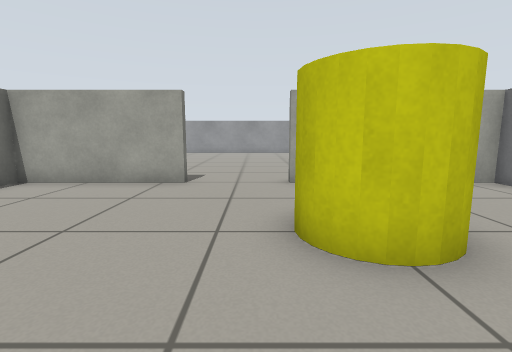
[1] (above)

19 first-person views from a walk through a Gazebo world. The camera is 0.61 m above the floor, tilts 8° down and sees 85° across. The floor is counted in squares, 0.5 m on a side. Each view is taken from the middle of a square. On the plan, view 1 faces up. The plan holds only what a view shows up to about 13 squares ahead; the rest is blank.

[2]
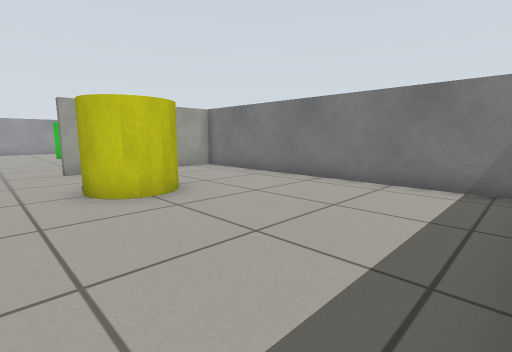

[3]
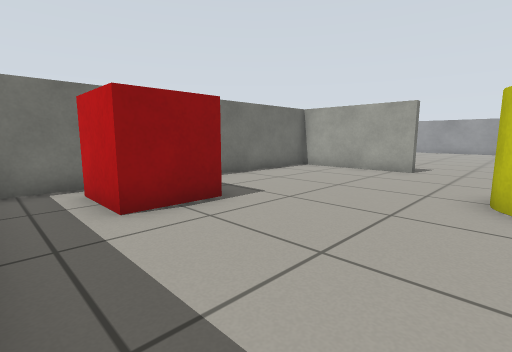

[4]
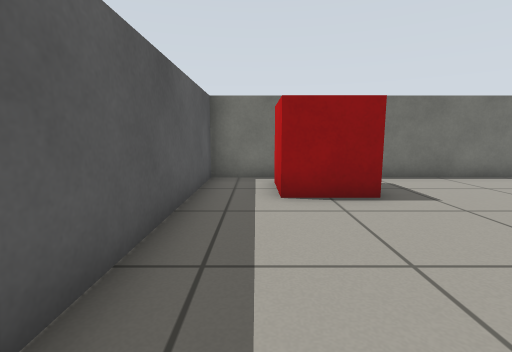

[5]
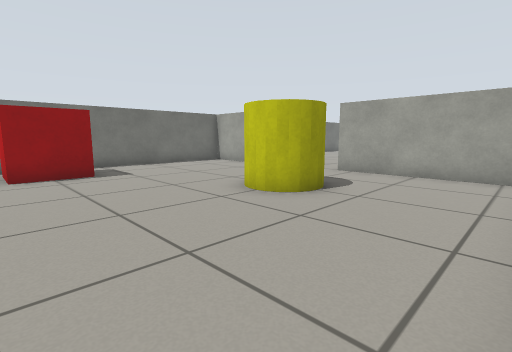

[6]
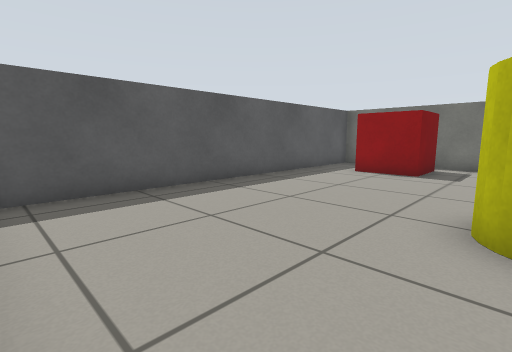

[7]
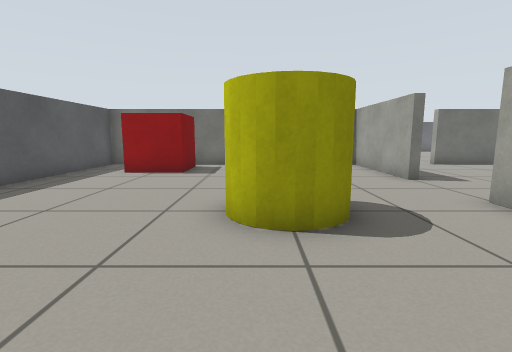

[8]
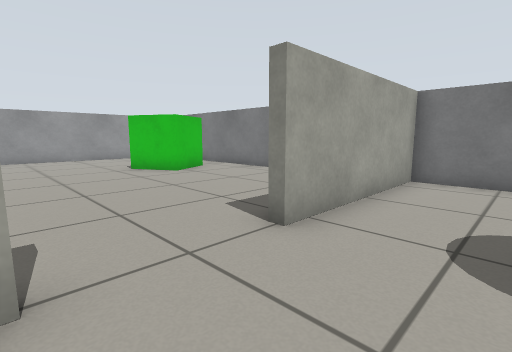

[9]
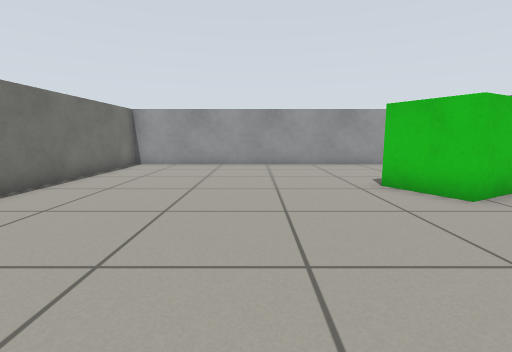

[10]
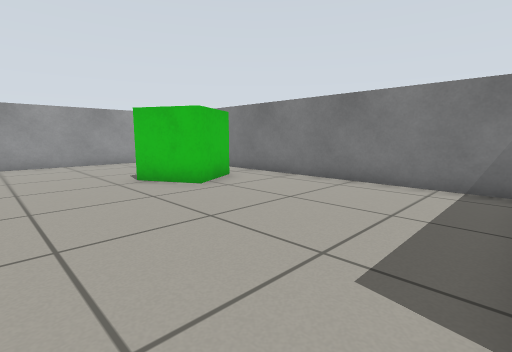

[11]
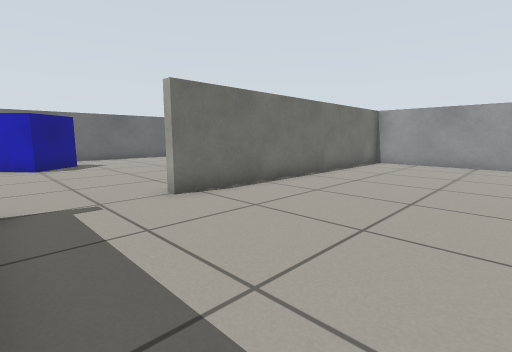

[12]
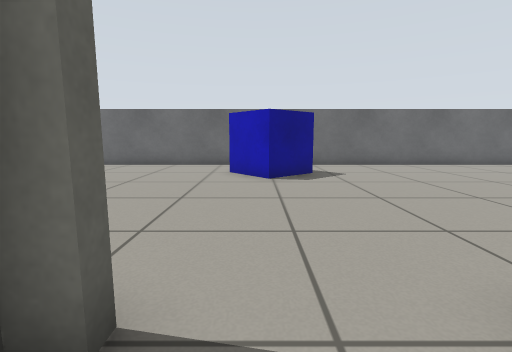

[13]
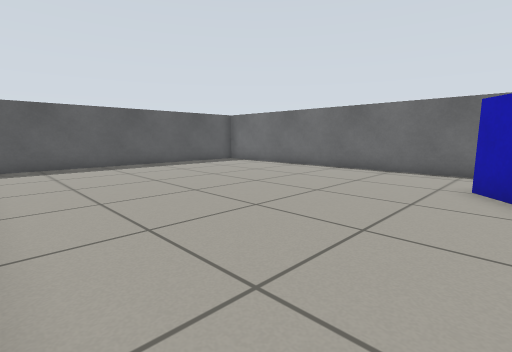

[14]
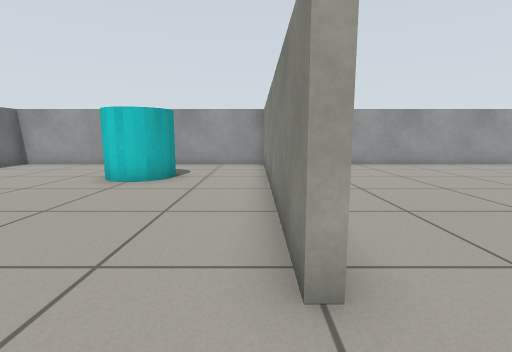

[15]
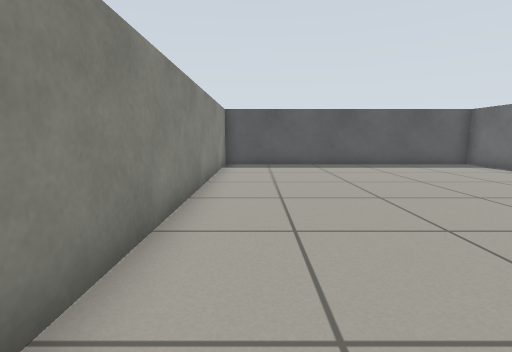

[16]
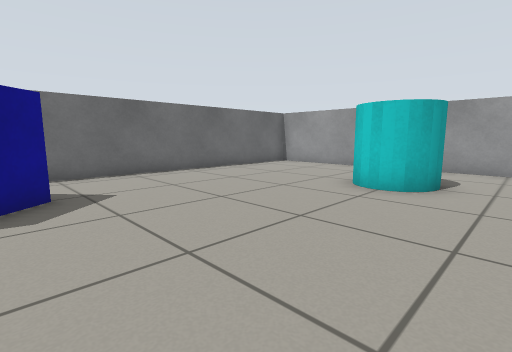

[17]
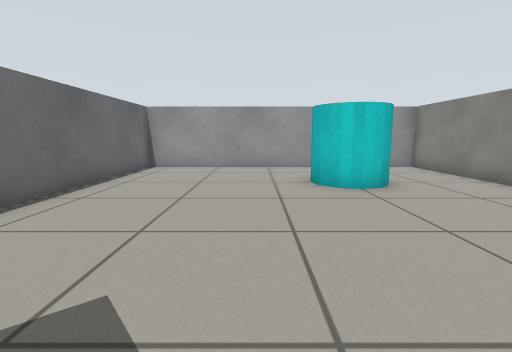

[18]
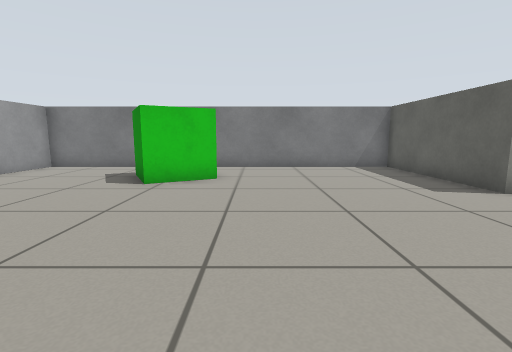

[19]
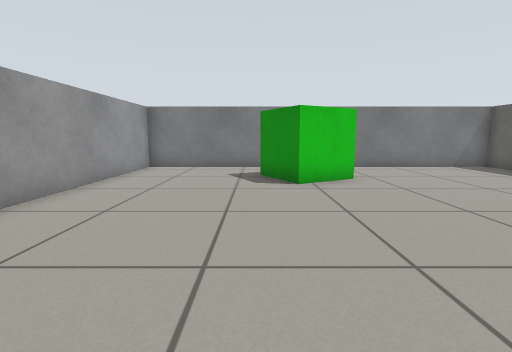

### Floor plan
Key: @ floor where view 1 was taken; # wall or solid block; . floor; C yellow cylinder; B red box; G green box; L blue box; Y cyan cylinder.
Columns run from 18 left of view 1 to 7 right of it. Each row starts with its distance up from view 1.
 22 ##########################
 21 #...........#............#
 20 #...........#............#
 19 #...........#............#
 18 #......YY...#............#
 17 #......YY...#.........G..#
 16 #...........#.......GG  .#
 15 #...........#........GGG.#
 14 #...........#........G...#
 13 #...........#............#
 12 #...........#............#
 11 #...L.......#............#
 10     L....................#
  9     LL...................#
  8 #..L........#####..#######
  7 #...........#............#
  6 #...........#............#
  5 #...........#............#
  4 #...........#......CC....#
  3 #...........#......CC....#
  2 #...........#............#
  1 #...........#............#
  0 # ..........#BB...@......#
 -1 #...........#BB..........#
 -2 #...........#............#
 -3 #...........#............#
 -4 ##########################

Where each view was taken, in squares from view 1:
view 1: 0 up, 0 right, facing up
view 2: 3 down, 1 left, facing up-right
view 3: 3 down, 1 right, facing up-left
view 4: 2 down, 2 right, facing left
view 5: 2 down, 6 right, facing up-left
view 6: 3 up, 6 right, facing down-left
view 7: 3 up, 6 right, facing left
view 8: 5 up, 2 left, facing up-right
view 9: 9 up, 1 left, facing up
view 10: 8 up, 1 left, facing up-right
view 11: 8 up, 1 left, facing up-left
view 12: 9 up, 5 left, facing left
view 13: 9 up, 7 left, facing down-left
view 14: 9 up, 7 left, facing up
view 15: 9 up, 8 left, facing down
view 16: 10 up, 8 left, facing up-left
view 17: 10 up, 13 left, facing up
view 18: 13 up, 5 left, facing right
view 19: 17 up, 5 left, facing right
